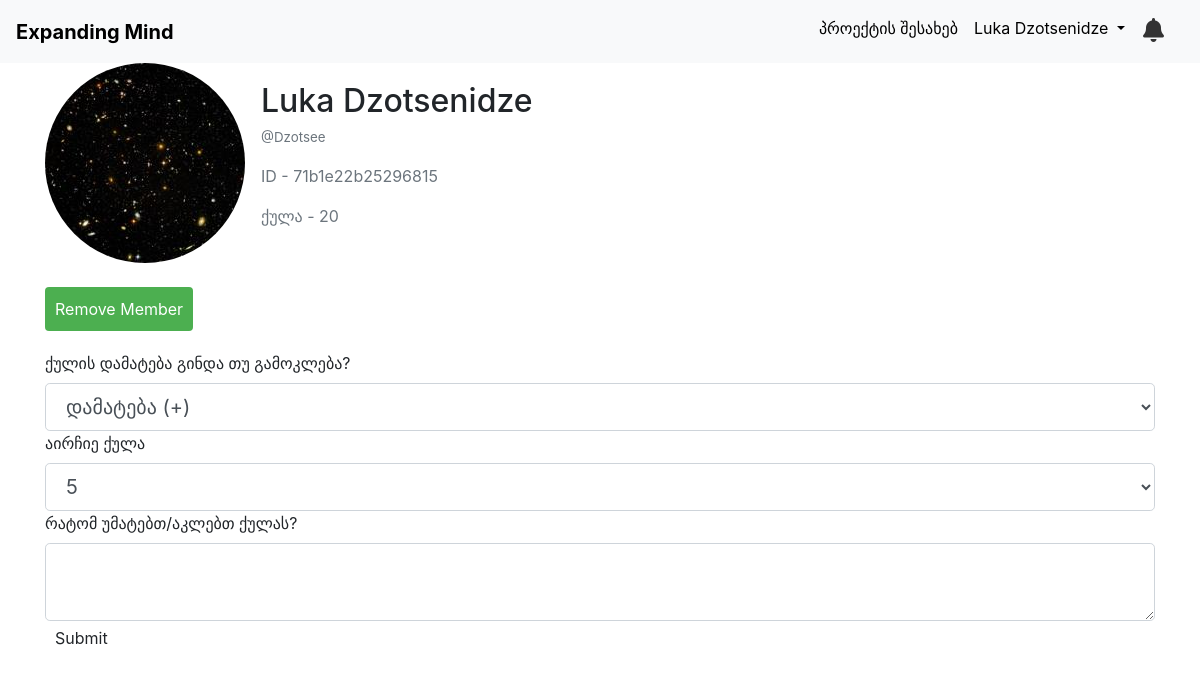
The page /groups/1/member/1 (signed in) on the database its author committed.
### main/models.py (models this page shows)
class User(db.Model, UserMixin):
    id = db.Column(db.Integer, primary_key=True)
    unique_id = db.Column(db.String(8), nullable=False, unique=True)
    firstname = db.Column(db.String(20), nullable=False)
    lastname = db.Column(db.String(30), nullable=False)
    nickname = db.Column(db.String(10))
    email = db.Column(db.String(100), unique=True, nullable=False)
    rank = db.Column(db.String(50), nullable=False, default='წევრი')
    score = db.Column(db.Integer, nullable=False, default=0)
    password = db.Column(db.String(60), nullable=False)
    is_active = db.Column(db.Boolean, default=False)
    activation_token = db.Column(db.String(32), nullable=True)
    image_file = db.Column(db.String(100), nullable=False, default='default.png')
    in_group = db.Column(db.Boolean, default=False)
    group_id = db.Column(db.Integer, db.ForeignKey('group.id'), nullable=True)
    group = db.relationship('Group', back_populates='members')

### main/groups/routes.py (the view, shortened to what this page needs)
@groups.route('/groups/<int:id>/member/<int:member_id>', methods=['POST', 'GET'])
def member_control_panel(id, member_id):
    form = ScoreForm()
    user = User.query.get(member_id)
    group = Group.query.filter_by(id=id).first()
    try:
        page = request.args.get('page', 1, type=int)
        group_logs = GroupLogs.query.filter_by(group_id=current_user.group_id).order_by(GroupLogs.id.desc()).paginate(page=page, per_page=5)
        notification_log = NotificationLogs.query.filter_by(user_id=current_user.id)
    except:
        None
    try:
        if current_user.unique_id != group.leader_id:
            flash("You are not this group's leader", 'danger')
            return redirect(url_for('groups.groups_section'))
    except AttributeError:
        flash("You are not this group's leader", 'danger')
        return redirect(url_for('groups.groups_section'))
    return render_template('personal_score_panel.html', user=user, form=form, group_logs=group_logs, notification_log=notification_log)

### main/forms.py
class ScoreForm(FlaskForm):
    add_or_subtract = SelectField('ქულის დამატება გინდა თუ გამოკლება?', choices=[(1, 'დამატება (+)'), (0, 'გამოკლება (-)')])
    score = SelectField('აირჩიე ქულა', choices=[(5, '5'), (10, '10'), (15, '15'), (20, '20'), (50, '50'), (100, '100')],
                        validators=[DataRequired()])
    description = TextAreaField('რატომ უმატებთ/აკლებთ ქულას?',
                                validators=[DataRequired(), Length(min=20, max=100)])
    submit = SubmitField('Submit')

### main/models.py (called while the page is built)
@login_manager.user_loader
def load_user(user_id):
    return User.query.get(int(user_id))

### main/templates/personal_score_panel.html (shortened to what this page needs)
{% extends "new_base.html" %}
{% block content %}
<div class="media align-items-center">
    <img class="rounded-circle account-img" src="{{ url_for('static', filename='imgs/profile_pics/' + user.image_file) }}" alt="Profile Picture" style="width: 200px; height: 200px">
    <div class="media-body ml-3">
        <h2 class="account-heading">{{ user.firstname }} {{ user.lastname }}</h2>
        <p class="text-muted" style="font-size: smaller;">@{{ user.nickname }}</p>
        <p class="text-muted">ID - {{ user.unique_id }}</p>
        <p class="text-muted">ქულა - {{ user.score }}</p>
    </div>
</div>
<br>
<form action="{{ url_for('groups.remove_member', member_id=user.id) }}" method="POST" class="form-inline">
    <button type="submit" class="remove-btn">Remove Member</button>
</form>
<form method="POST" action="" enctype="multipart/form-data">
    {% for field in form if field.name != 'csrf_token' and field.name != 'submit' %}
    <div>
        {{ field.label(class="form-control-label") }}
        {{ field(class="form-control form-control-lg") }}
    </div>
    {% endfor %}
    <div>
        {{ form.submit(class="btn") }}
    </div>
</form>
{% endblock content %}

### main/templates/new_base.html (shortened to what this page needs)
<!DOCTYPE html>
<html lang="en">
<head>
    <link rel="stylesheet" href="https://cdnjs.cloudflare.com/ajax/libs/font-awesome/6.5.2/css/all.min.css" />
    <link href="https://stackpath.bootstrapcdn.com/bootstrap/4.5.2/css/bootstrap.min.css" rel="stylesheet">
</head>
<body>
    <nav class="navbar navbar-expand-lg navbar-light bg-light">
        <a class="navbar-brand" href="{{url_for('groups.groups_section')}}">Expanding Mind</a>
        <div class="collapse navbar-collapse" id="navbarNav">
            <ul class="navbar-nav ml-auto">
                {% if current_user.is_authenticated %}
                    <li class="nav-item">
                        <a class="nav-link" href="#" style="color: black;">პროექტის შესახებ</a>
                    </li>
                    <li class="nav-item dropdown">
                        <a class="nav-link dropdown-toggle" href="#" id="navbarDropdown" role="button" data-toggle="dropdown" aria-haspopup="true" aria-expanded="false">
                            {{ current_user.firstname }} {{ current_user.lastname }}
                        </a>
                    </li>
                    <li class="nav-item" style="text-align: center;">
                        <div class="notification-bar">
                            <div class="notification-icon" onclick="toggleDropdown()">
                                <i class="fa fa-bell"></i>
                            </div>
                        </div>
                    </li>
                {% endif %}
            </ul>
        </div>
    </nav>
    <div class="container">
        {% block content %}{% endblock %}
    </div>
</body>
</html>

### main/templates/new_base.html (style rules this page uses)
.navbar { background-color: #007bff; }
.navbar-brand { color: rgb(0, 0, 0) !important; font-weight: bold; }
.navbar-nav .nav-link { color: rgb(0, 0, 0) !important; }
.notification-bar { display: flex; align-items: center; padding: 10px; }
.notification-icon { margin-right: 10px; }
.notification-icon i { color: #333; font-size: 24px; cursor: pointer; }
.dropdown { position: relative; }
.btn { padding: 5px 10px; border: none; border-radius: 3px; cursor: pointer; }

### main/templates/personal_score_panel.html (style rules this page uses)
.form-inline { display: flex; gap: 10px; margin-bottom: 20px; }
.form-inline button { padding: 10px; border: none; background-color: #4CAF50; color: white; cursor: pointer; border-radius: 4px; }
.remove-btn { background-color: #e74c3c; }

### rows shown on the page
User: firstname "Luka", lastname "Dzotsenidze", image_file (picture), nickname "Dzotsee", unique_id "71b1e22b25296815", score "20"

### other values the page prints
{{ field.label(class="form-control-label") }} "ქულის დამატება გინდა თუ გამოკლება?" "აირჩიე ქულა" "რატომ უმატებთ/აკლებთ ქულას?"
